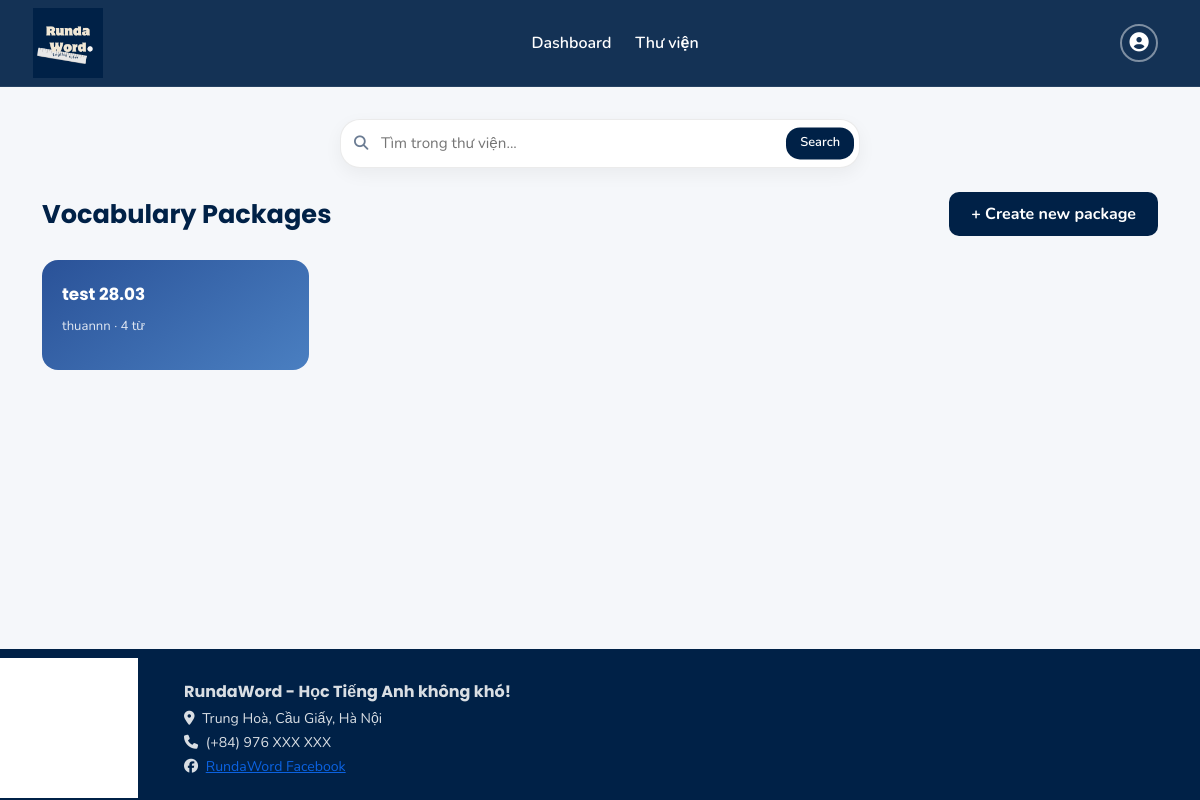
The app's page /packages (signed in) with its own data.
### main.py (models this page shows, shortened)
class VocabPackage(db.Model):
    __tablename__ = 'vocab_packages'
    id = db.Column(db.Integer, primary_key=True)
    package_name = db.Column(db.String(100), nullable=False)
    package_description = db.Column(db.Text)
    created_at = db.Column(db.DateTime, default=datetime.utcnow)
    updated_at = db.Column(db.DateTime, default=datetime.utcnow)
    user_id = db.Column(db.Integer, db.ForeignKey('users.id'), nullable=False)
    is_public = db.Column(db.Boolean, default=True)   # ✓ already exists in DB
    vocabularies = db.relationship('Vocabulary', backref='package', lazy=True, cascade='all, delete-orphan')

class User(UserMixin, db.Model):
    __tablename__ = 'users'
    id = db.Column(db.Integer, primary_key=True)
    username = db.Column(db.String(50), unique=True, nullable=False)
    name = db.Column(db.String(100))
    email = db.Column(db.String(120), unique=True, nullable=False)
    password_hash = db.Column(db.String(255), nullable=False)
    created_at = db.Column(db.DateTime, default=datetime.utcnow)
    packages = db.relationship('VocabPackage', backref='user', lazy=True, cascade='all, delete-orphan')

### main.py (the view)
@app.route('/packages')
@login_required
def packages():
    q = request.args.get('q', '').strip()
    if q:
        pkgs = VocabPackage.query.filter(
            VocabPackage.package_name.ilike(f"%{q}%")
        ).all()
        if not pkgs:
            flash('Không tìm thấy gói từ phù hợp.', 'warning')
    else:
        pkgs = VocabPackage.query.filter_by(user_id=current_user.id)\
            .order_by(VocabPackage.updated_at.desc()).all()
    return render_template('packages.html', packages=pkgs)

### main.py (called while the page is built)
@login_manager.user_loader
def load_user(user_id):
    return User.query.get(int(user_id))

### templates/packages.html (shortened to what this page needs)
{% extends "base.html" %}
{% block content %}
{% set action_url = url_for('packages') %}
{% set placeholder = "Tìm trong thư viện..." %}
{% include "components/search_box.html" %}
<div class="d-flex justify-content-between align-items-center mb-4">
    <div class="page-title mb-0">Vocabulary Packages</div>
    <a href="{{ url_for('create_package') }}" class="btn btn-navy">
        + Create new package
    </a>
</div>
{% if packages %}
<div class="row g-3">
    {% for package in packages %}
    <div class="col-6 col-md-3">
        <a href="{{ url_for('package_detail', package_id=package.id) }}"
           class="pkg-card pkg-card-{{ loop.index0 % 4 }}">
            <div class="pkg-card-name">{{ package.package_name }}</div>
            <div class="pkg-card-meta">
                {% if package.user %}{{ package.user.username }}  · {% endif %}
                {{ package.vocabularies | length }} từ
            </div>
        </a>
    </div>
    {% endfor %}
</div>
{% endif %}
{% endblock %}

### static/css/main.css (style rules this page uses)
:root { --navy: #002147; --navy-light: #1a3a5c; --cream: #f0ebe0; --cream-btn: #e8e0d0; --accent: #1a5cad; --text: #0d2137; --muted: #6b7c93; --bg: #f5f7fa; --card-bg: #ffffff; --border: #e2e8f0; }
* { box-sizing: border-box; }
body { font-family: 'Nunito', sans-serif; background: var(--bg); color: var(--text); min-height: 100vh; display: flex; flex-direction: column; padding-top: 0; }
.pkg-card { border-radius: 16px; padding: 22px 20px 18px; color: white !important; cursor: pointer; text-decoration: none !important; display: block; transition: transform 0.15s, box-shadow 0.2s; min-height: 110px; border: none; background: linear-gradient(145deg, #3a6ea5, #6a9fd8); }
.pkg-card-name { font-family: 'Poppins', sans-serif; font-weight: 700; font-size: 1.05rem; margin-bottom: 10px; color: white; }
.pkg-card-meta { font-size: 0.82rem; opacity: 0.85; color: white; }
.pkg-card-0 { background: linear-gradient(145deg, #2a5298, #4a7fc1); }
.btn-navy { background: var(--navy); color: white; border: none; border-radius: 10px; font-weight: 700; padding: 10px 22px; transition: background 0.15s; }
.page-title { font-family: 'Poppins', sans-serif; font-weight: 700; font-size: 1.6rem; color: var(--navy); margin-bottom: 4px; }

### records on screen
VocabPackage: package_name "test 28.03", user.username "thuannn", vocabularies|length "4"
